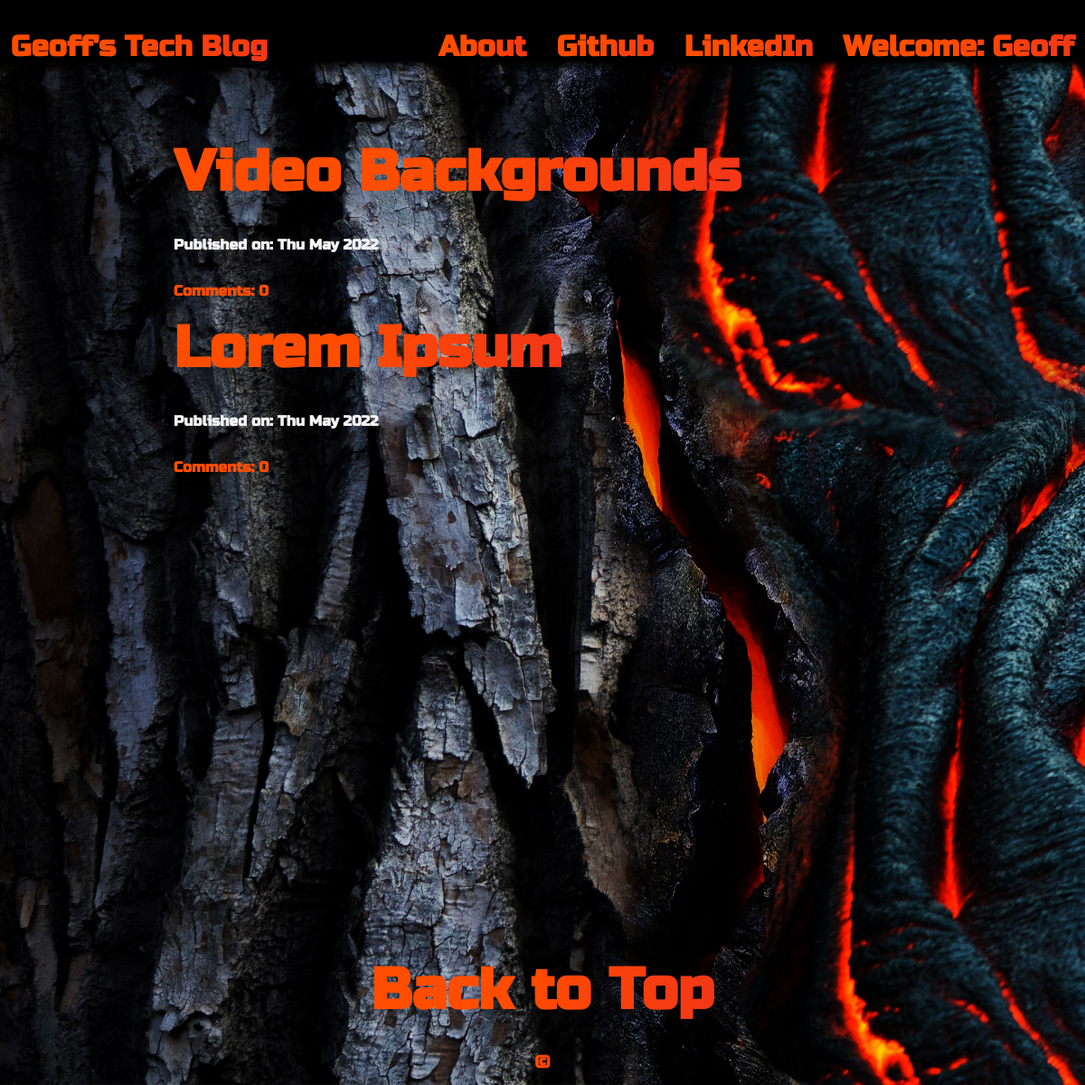
The app's page / (signed in) with its own data.
### blog/models.py (models this page shows, shortened)
class Post(models.Model):
    author = models.ForeignKey('auth.User',on_delete=models.CASCADE)
    title = models.CharField(max_length=200)
    text = models.TextField()
    created_date = models.DateTimeField(default=timezone.now)
    published_date = models.DateTimeField(blank=True, null=True)
    def approve_comments(self):
        return self.comments.filter(approved_comment=True)

### blog/views.py (the view)
# urls.py: path('',views.PostListView.as_view(),name='post_list'),
class PostListView(ListView):
    model = Post
    def get_queryset(self):
        return Post.objects.filter(published_date__lte=timezone.now()).order_by('-published_date')

### blog/templates/blog/post_list.html (shortened to what this page needs)
{% extends 'blog/base.html' %}
{% block content %}
<section>
    {% for post in post_list %}
        <div class="post">
            <h1 class="flex-container-left"><a class="animate-text" href="{% url 'post_detail' pk=post.pk %}">{{ post.title }}</a></h1>
            <div class="date flex-container-left">
                <p >Published on: {{ post.published_date|date:"D M Y"}}</p>
            </div>
            <a class="animate-text flex-container-left comments" href="{% url 'post_detail' pk=post.pk %}">Comments: {{ post.approve_comments.count }}</a>
        </div>
    {% endfor %}
</section>
{% endblock %}

### blog/templates/blog/base.html (shortened to what this page needs)
<!DOCTYPE html>
{% load static %}
<html>
  <head>
    <link rel="stylesheet" href="//cdn.jsdelivr.net/npm/medium-editor@latest/dist/css/medium-editor.min.css" type="text/css" media="screen" charset="utf-8">
    <link rel="stylesheet" href="{% static 'css/blog.css' %}">
  </head>
  <body class='loader'>
    <section class='top'>
      <header class='flex-container' id='top'>
          <nav class='topNav' role='navigation'>
              <div class='title-box' role='navigation'>
                <a class="title animate-text" href="{% url 'post_list' %}">Geoff's Tech Blog</a>
              </div>
              <ul role="navigation">
                <li class='drop' role="navigation"><a class='animate-text' href="{% url 'about' %}">About</a>
                </li>
                <li class='drop' role="navigation">
                  <a href="https://www.github.com" target="_blank" class="animate-text">Github</a>
                </li>
                <li class='drop' role="navigation">
                  <a href="https://www.linkedin.com" target="_blank" class="animate-text">LinkedIn</a>
                </li>
              {% if user.is_authenticated %}
                <li class='drop' role="navigation">
                  <a class="animate-text">Welcome: {{ user.username }}</a>
                </li>
              {% else %}
                <li class="drop" role="navigation">
                  <a href="{% url 'login' %}" class="animate-text">Login</a>
                </li>
              {% endif %}
            </ul>
          </nav>
      </header>
    </section>
    <span class='topPad'><a href="" id='topScroll'></a></span>
    <section class="content">
      <div class="content container">
          <div class="row">
              <div class="col-md-8">
                <div class="blog_posts">
                  {% block content %}
                  {% endblock %}
                </div>
              </div>
          </div>
      </div>
    </section>
    <section id='footer'>
        <footer class="footer">
            <nav class='footNav'>
                <a href='#topScroll' class='footLink animate-text'>Back to Top</a>
                <a href='#' class='footLink animate-text'>©</a>
            </nav>
        </footer>
    </section>
  </body>
</html>

### blog/static/css/blog.css (style rules this page uses)
:root { --color-grey: rgba(220, 231, 235, 1); --color-semi-black: rgba(48, 69, 92, 0.5); --color-black: rgba(48, 69, 92, 1); --full-white: rgba(245, 245, 245, 1); --half-white: rgba(245, 245, 245, 0.5); --less-white: rgba(245, 245, 245, 0.3); --color-red: rgba(255, 104, 115, 1); --blue-med: rgba(34, 190, 198, 1); --blue-light: rgba(69, 194, 197, 1); --blue-light-half: rgba(69, 194, 197, 0.5); --font-main: 'Russo One', sans-serif; --font-heading: 'Lobster', cursive; --size-s: 0.5rem; --sizeNormal: 1.25rem; --sizeM: 1.5rem; --sizeML: 1.75rem; --sizeL: 2rem; --sizeXL: 2.5rem; --sizeXXL: 3.5rem; --sizeTitle: 5rem; --weight-normal: 500; --weight-bold: 700; --gapSmall: 1vh 1vw; --gapMed: 2vh 2vw; --gapL: 3vh 3vw; --gapXL: 5vh 5vw; --gapTop: 2em; --borderSm: 0.05rem; --borderMed: 0.1rem; }
html { width: 100%; height: 100%; font-weight: bold; font-family: var(--font-main); font-size: 2em; margin: 0; padding: 0; box-sizing: border-box; overflow-x: hidden; color: whitesmoke; background: url(../img//bg/bg.jpg) repeat center center fixed; background-size: cover; }
*, *:before, *:after { box-sizing: inherit; }
body { display: flex; flex-flow: column nowrap; align-self: auto; justify-self: auto; margin: auto; background: url(../img//bg/bg.jpg) repeat center center fixed; background-size: cover; width: 100vw; height: 100vmax; }
.flex-container { display: flex; margin: auto; text-align: center; align-items: center; }
.flex-container-left { display: flex; margin: auto; width: 85vw; font-size: var(--size-normal); padding: var(--gapSmall); justify-content: flex-start; text-align: left; align-items: center; }
a { padding: var(--gapSmall); text-decoration: none; }
.content { flex: 1 0 auto; width: 100vw; height: auto; display: flex; flex-flow: column wrap; word-break: break-word; justify-self: center; align-content: center; hyphens: auto; margin: auto; overflow: none; overflow-wrap: break-word; padding: 0; }
.top { display: flex; z-index: 1; justify-content: space-between; flex-flow: row; overflow: none; }
#top { z-index: 1; position: fixed; top: 0; width: 100%; display: flex; justify-content: flex-start; flex-flow: row nowrap; margin: auto; align-items: center; text-align: center; overflow: none; background: linear-gradient(180deg, rgba(0,0,0,1) 0%, rgba(0,0,0,1) 85%, rgba(0,0,0,0.1) 100%); color: whitesmoke; }
.topNav { display: flex; flex-flow: row nowrap; justify-content: space-between; align-items: flex-end; width: 100vw; overflow: none; word-wrap: none; word-break: normal; padding-top: 0.75rem; }
.topPad { display: flex; width: 100%; flex-flow: row nowrap; margin: var(--gapTop) auto; }
.title-box { margin-left: 0; display: inline-flex; flex-flow: row wrap; }
.topNav ul { list-style: none; border-radius: var(--borderSm); position: relative; margin: 0; padding: 0; }
.topNav ul a { text-decoration: none; font-weight: var(--weight-bold); font-size: var(--size-M); padding: var(--gapSmall); font-family: var(--font-main); }
@media screen and (min-width: 500px) { .drop { display: inline-flex; } }
.footer { flex-shrink: 0; display: flex; margin-bottom: 0; overflow: hidden; }
footer { display: flex; flex-shrink: 0; margin-top: auto; }
.footNav { align-items: center; justify-content: center; display: flex; flex-flow: column wrap; margin: auto; text-align: center; }
.footLink { margin: 0.2rem; }
.footLink:nth-child(2) { font-family: inherit; padding: 1vh; font-size: 0.6rem; color: whitesmoke; }
.footLink:nth-child(1) { font-size: var(--sizeL); border: transparent; display: flex; flex-grow: 0.4; }
.animate-text { background: linear-gradient(to right, rgb(255, 77, 0) 20%, rgb(234, 39, 39) 70%, rgb(248, 255, 57) 85%, rgb(255, 77, 0) 100%); -webkit-background-clip: text; -webkit-text-fill-color: transparent; background-size: 200% auto; animation: textShine 7s ease-in-out infinite alternate; font-size: var(--size-normal); }

### blog/templates/blog/post_list.html (style rules this page uses)
.post { display: flex; width: 70vw; flex-flow: column nowrap; justify-content: flex-start; text-align: left; }
.post h1 a { font-size: 2rem; padding: 0; }
p, .comments { font-size: 0.5rem; }

### records on screen
Post: title "Video Backgrounds", published_date "Thu May 2022", approve_comments.count "0"
Post: title "Lorem Ipsum", published_date "Thu May 2022", approve_comments.count "0"

### other values on screen
{{ user.username }} "Geoff"
